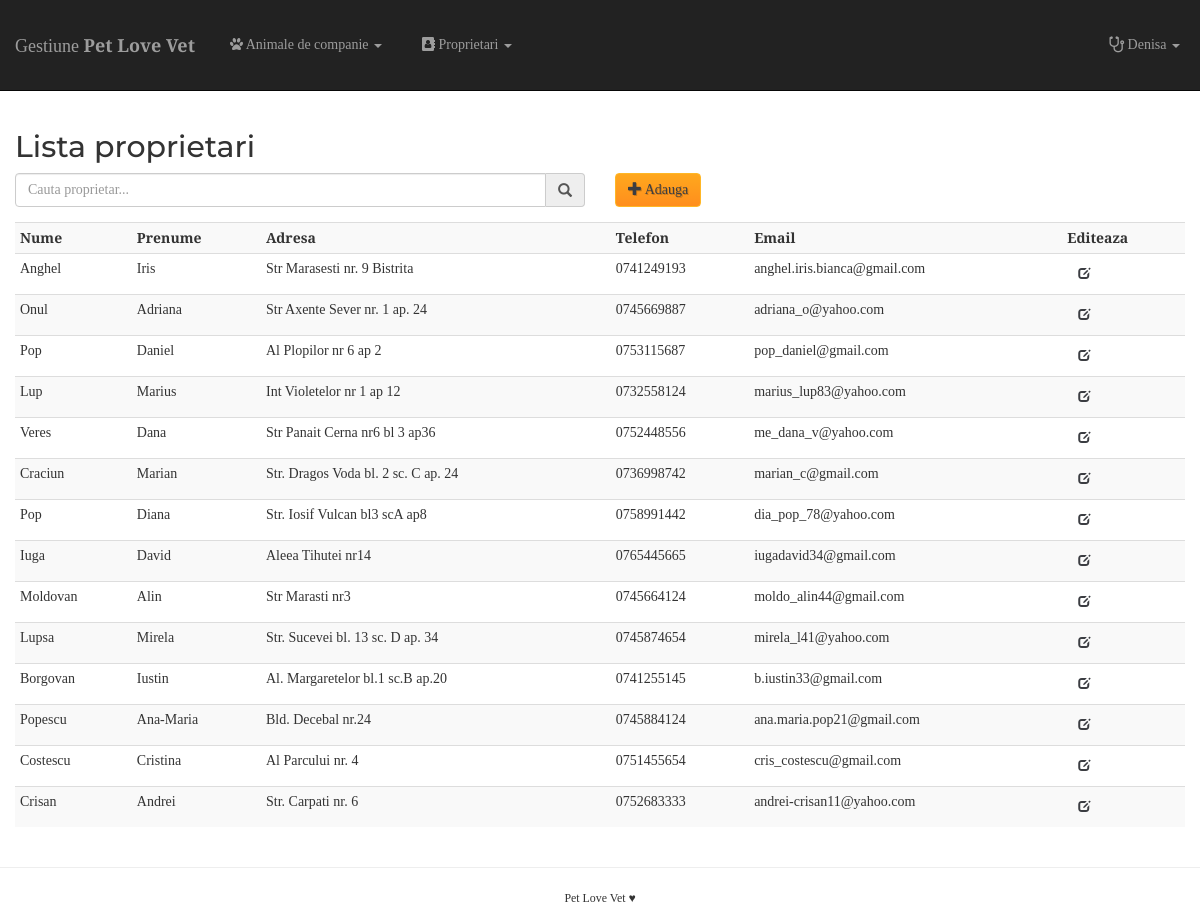
The page /clients.php (signed in) on the database as committed earlier.
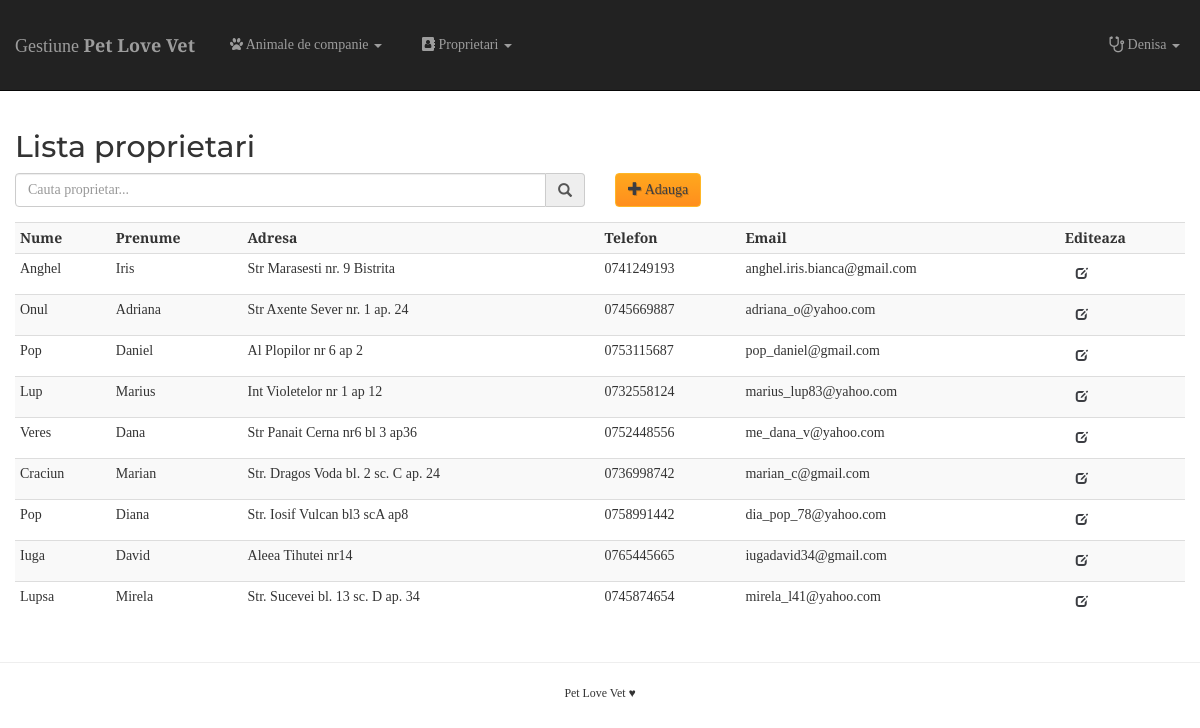
The same page on the database as committed later.
### tables this page shows
CREATE TABLE `owner_info` (
  `id` int(11) NOT NULL,
  `owner_last_name` varchar(40) NOT NULL,
  `owner_first_name` varchar(40) NOT NULL,
  `owner_address` varchar(100) NOT NULL,
  `owner_phone` varchar(20) NOT NULL,
  `owner_email` varchar(40) NOT NULL
);

### clients.php (the view, shortened to what this page needs)
<?php
include('includes/connection.php');
$query = "SELECT * FROM owner_info";
$result = mysqli_query( $conn, $query );
include('header.php');
?>
    <div class="container-fluid">
        <h2>Lista proprietari</h2>
        <div class="row">
            <div class="col-xs-12 col-sm-6">
                    <div class="form-group">
                        <div class="input-group">
                            <input type="text" class="form-control" name="owner_search" id="owner_search" placeholder="Cauta proprietar...">
                                <span class="input-group-addon"><i class="glyphicon glyphicon-search"></i></span>
                        </div>
                    </div>
            </div>
            <div class="col-xs-12 col-sm-6">
                <a href="add.php" type="button" class="btn management-button"><span class="glyphicon glyphicon-plus"></span> Adauga</a>
            </div>
        </div>
        <div class="row">
            <div class="col-sm-12">
                <table class="table table-striped table-responsive table-condensed" id="owner_table">
                    <tr>
                        <th>Nume</th>
                        <th>Prenume</th>
                        <th>Adresa</th>
                        <th>Telefon</th>
                        <th>Email</th>
                        <th>Editeaza</th>
                    </tr>
                    <?php
                    if( mysqli_num_rows($result) > 0 ) {
                        while( $row = mysqli_fetch_assoc($result) ) {
                            echo "<tr>";
                            echo "<td>" . $row['owner_last_name'] . "</td><td>" . $row['owner_first_name'] . "</td><td>" . $row['owner_address'] . "</td><td>" . $row['owner_phone'] . "</td><td>" . $row['owner_email'] . "</td>";
                            echo '<td><a href="edit.php?id=' . $row['id'] . '" type="button" class="btn btn-sm">
                                    <span class="glyphicon glyphicon-edit"></span>
                                    </a></td>';
                            echo "</tr>";
                        }
                    } else {
                        echo "<div class='alert alert-warning'>You have no clients!</div>";
                    }
                    ?>
                </table>
            </div>
        </div>
    </div>
    <footer class="text-center">
        <hr>
        <small>Pet Love Vet &hearts;</small>
    </footer>
</body>
</html>

### header.php (shortened to what this page needs)
<!DOCTYPE html>
<html>
    <head>
        <link rel="stylesheet" href="https://maxcdn.bootstrapcdn.com/bootstrap/3.3.7/css/bootstrap.min.css">
        <link href="https://maxcdn.bootstrapcdn.com/font-awesome/4.7.0/css/font-awesome.min.css" rel="stylesheet">
        <link rel="stylesheet" type="text/css" href="style/style.css">
    </head>
    <body class="management-body">
    <nav class="navbar navbar-default navbar-fixed-top navbar-inverse">
        <div class="container-fluid">
            <div class="navbar-header">
                <a class="navbar-brand" id="manage-brand" href="clients.php">Gestiune <strong>Pet Love Vet</strong></a>
            </div>
            <div class="collapse navbar-collapse" id="navbar-collapse">
                <?php
                if( $_SESSION['loggedInUser'] ) {
                ?>
                <ul class="nav navbar-nav">
                    <li class="dropdown">
                        <a class="dropdown-toggle" data-toggle="dropdown" role="button" aria-haspopup="true" aria-expanded="false">
                            <i class="fa fa-paw"></i> Animale de companie <span class="caret"></span>
                        </a>
                    </li>
                    <li class="dropdown">
                        <a class="dropdown-toggle" data-toggle="dropdown" role="button" aria-haspopup="true" aria-expanded="false">
                            <i class="fa fa-address-book"></i> Proprietari <span class="caret"></span>
                        </a>
                    </li>
                </ul>
                <ul class="nav navbar-nav navbar-right">
                    <li class="dropdown">
                        <a class="dropdown-toggle" data-toggle="dropdown" role="button" aria-haspopup="true" aria-expanded="false">
                            <i class="fa fa-stethoscope fa-lg"></i>  <?php echo $_SESSION['loggedInUser'] ?> <span class="caret"></span>
                        </a>
                    </li>
                </ul>
                <?php
                } else {
                ?>
                <ul class="nav navbar-nav navbar-right">
                    <li><a href="login.php">Intra in cont <i class="fa fa-sign-in"></i></a></li>
                </ul>
                <?php
                }
                ?>
            </div>
        </div>
    </nav>

### style/style.css (style rules this page uses)
body { font-family: 'PT Serif', serif; }
h1, h2, h3, h4, h5, h6 { font-family: 'Montserrat', sans-serif; }
ul li { list-style-type: none; }
a:link { text-decoration: none; color: #3B3D42; }
nav.navbar { padding-top: 15px; padding-bottom: 15px; margin-bottom: 0; }
.navbar-default .navbar-nav>li>a { margin: 5px; }
.navbar .navbar-brand { padding-top: 5px; }
#manage-brand { padding-top: 20px; }
.management-body { padding-top: 110px; }
.management-button { border:1px solid #FFB726; text-shadow: 1px 1px 0 rgba(0, 0, 0, 0.2); background-image: -webkit-gradient(linear, left top, left bottom, from(#ffa81d), to(#ff8e1d)); background-image: -webkit-linear-gradient(top, #ffa81d, #ff8e1d); background-image: -moz-linear-gradient(top, #ffa81d, #ff8e1d); background-image: -ms-linear-gradient(top, #ffa81d, #ff8e1d); background-image: -o-linear-gradient(top, #ffa81d, #ff8e1d); background-image: linear-gradient(to bottom, #ffa81d, #ff8e1d); }

Rows that differ between the two databases and show on the page:
removed owner_info: owner_last_name "Moldovan", owner_first_name "Alin", owner_address "Str Marasti nr3", owner_phone "0745664124", owner_email "moldo_alin44@gmail.com"
removed owner_info: owner_last_name "Borgovan", owner_first_name "Iustin", owner_address "Al. Margaretelor bl.1 sc.B ap.20", owner_phone "0741255145", owner_email "b.iustin33@gmail.com"
removed owner_info: owner_last_name "Popescu", owner_first_name "Ana-Maria", owner_address "Bld. Decebal nr.24", owner_phone "0745884124", owner_email "ana.maria.pop21@gmail.com"
removed owner_info: owner_last_name "Costescu", owner_first_name "Cristina", owner_address "Al Parcului nr. 4", owner_phone "0751455654", owner_email "cris_costescu@gmail.com"
removed owner_info: owner_last_name "Crisan", owner_first_name "Andrei", owner_address "Str. Carpati nr. 6", owner_phone "0752683333", owner_email "andrei-crisan11@yahoo.com"
